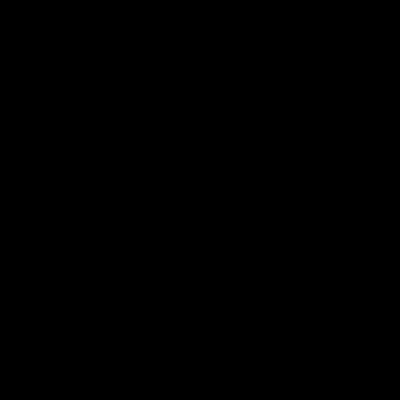
Frame 1 (no input)
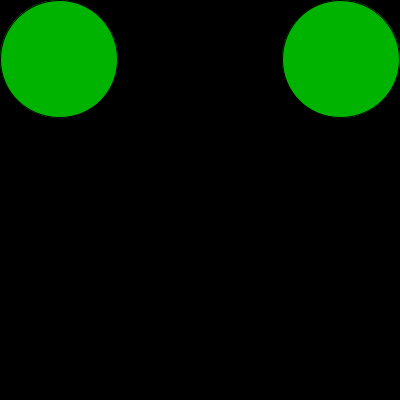
Frame 60 (the mouse pressed at the canvas centre just before this capture)
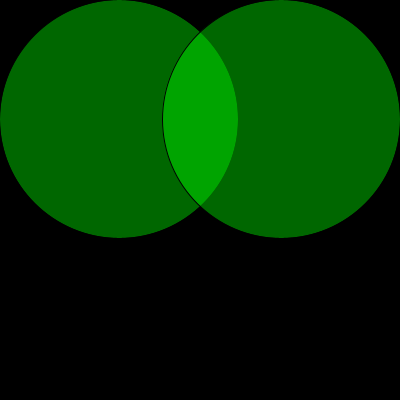
Frame 120 (the mouse held since frame 60 and released just before this capture)

The Processing sketch that drew these frames (run headless with seeded random() and noise(); from frame 60 on, the mouse is pressed at the canvas centre):

// Processing sketch: distanciaAplicada
// ── distanciaAplicada.pde

void setup() {
  size(400, 400);
}
void draw() {
  background(0);
  codigoSecreto();
}

 

// ── funciones.pde
float tam, distan;
int px;
void codigoSecreto() {
  distan = dist(px, px, width-px, px);
  tam = map(distan, width, 0, 0, width); 
  float tono =  map(distan, width, 0, 255, 0);
  fill(0, 255, 0, tono);
  ellipse(px, px, tam, tam);
  ellipse(width-px, px, tam, tam);
  px++;
  px = px%width;
}
